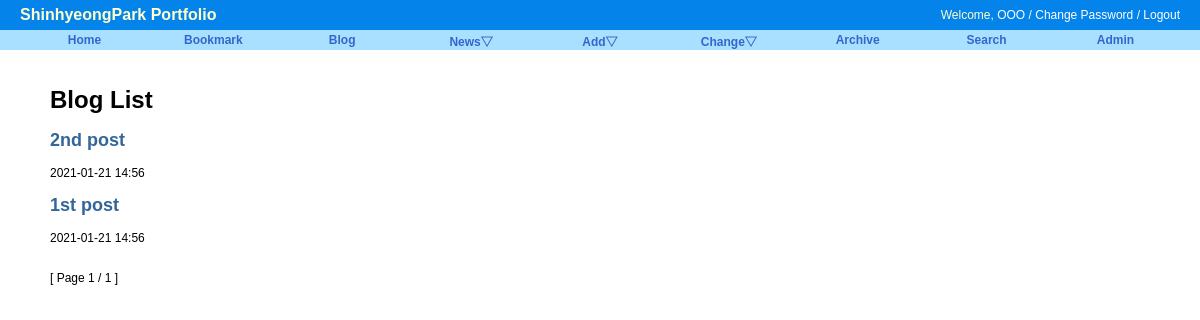
Before: /blog/ with the older database file.
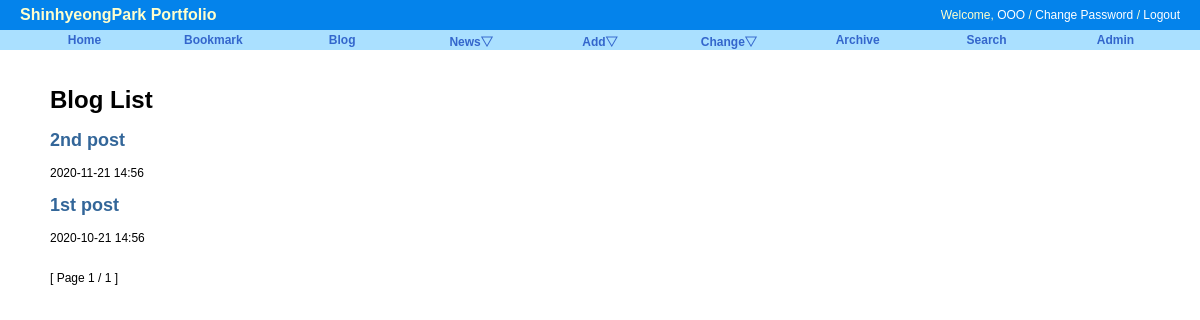
After: the same page with the newer database file.
### blog/models.py (models this page shows, shortened)
class Post(models.Model):
    title = models.CharField('TITLE', max_length=50)
    slug = models.SlugField('SLUG', unique=True, allow_unicode=True, help_text='one word for this alias')
    description = models.CharField('DESCRIPTION', max_length=100, blank=True, help_text='simple description text')
    content = models.TextField('CONTENT')
    create_date = models.DateTimeField('Create Date', auto_now_add=True)
    modify_date = models.DateTimeField('Modify Date', auto_now=True)
    class Meta:
        verbose_name = 'post'
        verbose_name_plural = 'posts'
        db_table = 'blog_posts'
        ordering = ('-modify_date',)        # desc,
    def get_absolute_url(self):
        return reverse('blog:post_detail', args=(self.slug,)) # -> 1st post -> /blog/post/1st-post

### blog/views.py (the view)
# urls.py: path('', PostLV.as_view(), name='index'),
class PostLV(ListView):
    model = Post
    template_name = "blog/post_all.html"
    context_object_name = "posts" #object_list
    paginate_by = 3

### blog/templates/blog/post_all.html (shortened to what this page needs)
{% extends "base.html" %}
{% block content %}
<div id="content">
    <h1>Blog List</h1>
    {% for post in posts %}
        <h2><a href="{{ post.get_absolute_url }}">{{ post.title }}</a></h2>
        {{ post.modify_date|date:"Y-m-d H:i" }}
    {% endfor %}
    <br/>
    <div>
        [ Page {{ page_obj.number }} / {{ page_obj.paginator.num_pages}} ]
    </div>
</div>
{% endblock %}

### templates/base.html (shortened to what this page needs)
<!DOCTYPE html>
<html lang="ko">
    <head>
        {% load static %}
        <link rel="stylesheet" type="text/css" href="{% block stylesheet %}{% static 'css/base.css' %}{% endblock %}" />
        <link rel="stylesheet" type="text/css" href="{% block extrastyle %}{% endblock %}" />
    </head>
    <body>
        <div id="header">
            <h2 class="maintitle">ShinhyeongPark Portfolio</h2>
            <h4 class="welcome">Welcome, <a href="#">OOO</a> /
                <a href="#">Change Password</a> /
                <a href="#">Logout</a>
            </h4>
        </div>
        <div id="menu">
            <li><a href="{% url 'home' %}">Home</a></li>
            <li><a href="{% url 'bookmark:index' %}">Bookmark</a></li>
            <li><a href="{% url 'blog:index' %}">Blog</a></li>
            <li><a href="#">News&bigtriangledown;</a>
            </li>
            <li><a href="#">Add&bigtriangledown;</a>
            </li>
            <li><a href="#">Change&bigtriangledown;</a>
            </li>
            <li><a href="{% url 'blog:post_archive' %}">Archive</a></li>
            <li><a href="{% url 'blog:search' %}">Search</a></li>
            <li><a href="{% url 'admin:index' %}">Admin</a></li>
        </div>
        {% block content %}{% endblock %}
    </body>
</html>

### static/css/base.css (style rules this page uses)
body { font-family: "Lucida Grande", Verdana, Arial, sans-serif; font-size: 12px; }
div#header { position: absolute; top: 0px; left: 0px; height: 30px; width: 100%; display: table; background: rgb(4, 131, 235); }
div#menu { position: absolute; top: 30px; left: 0px; height: 20px; width: 100%; display: table; table-layout: fixed; border-spacing: 40px 0px; background: rgb(170, 224, 255); font-size: 12px; }
div#content { position: absolute; top: 70px; left: 50px; right: 50px; }
.maintitle { display: table-cell; vertical-align: middle; padding-left: 20px; color: #ffc; font-weight: bold; font-size: 16px; }
.welcome { display: table-cell; vertical-align: middle; text-align: right; padding-right: 20px; color: #ffc; font-weight: normal; font-size: 12px; }
.welcome a:link, .welcome a:visited { color: white; }
div#menu a:link, div#menu a:visited { color: #36c; }
div#menu > li { display: table-cell; vertical-align: middle; border-radius: 25px; text-align: center; font-weight: bold; }
a:link, a:visited { color: #369; text-decoration: none; }

Changed rows visible on the page:
changed Post "2nd post": modify_date "2021-01-21 14:56" → "2020-11-21 14:56"
changed Post "1st post": modify_date "2021-01-21 14:56" → "2020-10-21 14:56"
